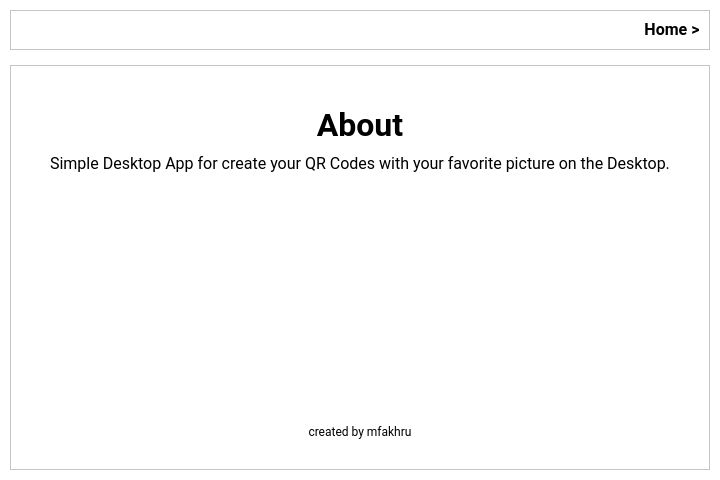
<?xml version="1.0" encoding="UTF-8"?>
<ui version="4.0">
 <class>Form</class>
 <widget class="QWidget" name="Form">
  <property name="geometry">
   <rect>
    <x>0</x>
    <y>0</y>
    <width>720</width>
    <height>480</height>
   </rect>
  </property>
  <property name="windowTitle">
   <string>Form</string>
  </property>
  <property name="styleSheet">
   <string notr="true">QWidget{
	background-color: rgb(255,255,255);
}</string>
  </property>
  <layout class="QVBoxLayout" name="verticalLayout">
   <property name="spacing">
    <number>15</number>
   </property>
   <property name="leftMargin">
    <number>10</number>
   </property>
   <property name="topMargin">
    <number>10</number>
   </property>
   <property name="rightMargin">
    <number>10</number>
   </property>
   <property name="bottomMargin">
    <number>10</number>
   </property>
   <item>
    <widget class="QFrame" name="frame_4">
     <property name="frameShape">
      <enum>QFrame::StyledPanel</enum>
     </property>
     <property name="frameShadow">
      <enum>QFrame::Raised</enum>
     </property>
     <layout class="QHBoxLayout" name="horizontalLayout_3">
      <item>
       <spacer name="horizontalSpacer_4">
        <property name="orientation">
         <enum>Qt::Horizontal</enum>
        </property>
        <property name="sizeHint" stdset="0">
         <size>
          <width>40</width>
          <height>20</height>
         </size>
        </property>
       </spacer>
      </item>
      <item>
       <widget class="QPushButton" name="homeBtn">
        <property name="font">
         <font>
          <family>Roboto</family>
          <pointsize>12</pointsize>
          <weight>75</weight>
          <bold>true</bold>
         </font>
        </property>
        <property name="styleSheet">
         <string notr="true">background-color:white;
border: none;
color: black;</string>
        </property>
        <property name="text">
         <string>Home &gt;</string>
        </property>
       </widget>
      </item>
     </layout>
    </widget>
   </item>
   <item>
    <widget class="QFrame" name="frame">
     <property name="minimumSize">
      <size>
       <width>0</width>
       <height>100</height>
      </size>
     </property>
     <property name="frameShape">
      <enum>QFrame::StyledPanel</enum>
     </property>
     <property name="frameShadow">
      <enum>QFrame::Raised</enum>
     </property>
     <layout class="QVBoxLayout" name="verticalLayout_2">
      <property name="spacing">
       <number>10</number>
      </property>
      <property name="leftMargin">
       <number>30</number>
      </property>
      <property name="topMargin">
       <number>0</number>
      </property>
      <property name="rightMargin">
       <number>30</number>
      </property>
      <property name="bottomMargin">
       <number>30</number>
      </property>
      <item>
       <spacer name="verticalSpacer">
        <property name="orientation">
         <enum>Qt::Vertical</enum>
        </property>
        <property name="sizeType">
         <enum>QSizePolicy::Fixed</enum>
        </property>
        <property name="sizeHint" stdset="0">
         <size>
          <width>20</width>
          <height>40</height>
         </size>
        </property>
       </spacer>
      </item>
      <item>
       <widget class="QLabel" name="label">
        <property name="sizePolicy">
         <sizepolicy hsizetype="Preferred" vsizetype="Fixed">
          <horstretch>0</horstretch>
          <verstretch>0</verstretch>
         </sizepolicy>
        </property>
        <property name="font">
         <font>
          <family>Roboto</family>
          <pointsize>24</pointsize>
          <weight>75</weight>
          <bold>true</bold>
         </font>
        </property>
        <property name="styleSheet">
         <string notr="true"/>
        </property>
        <property name="text">
         <string>About</string>
        </property>
        <property name="alignment">
         <set>Qt::AlignCenter</set>
        </property>
       </widget>
      </item>
      <item>
       <widget class="QLabel" name="label_3">
        <property name="font">
         <font>
          <family>Roboto</family>
          <pointsize>12</pointsize>
         </font>
        </property>
        <property name="text">
         <string>Simple Desktop App for create your QR Codes with your favorite picture on the Desktop.</string>
        </property>
        <property name="alignment">
         <set>Qt::AlignCenter</set>
        </property>
       </widget>
      </item>
      <item>
       <spacer name="verticalSpacer_3">
        <property name="orientation">
         <enum>Qt::Vertical</enum>
        </property>
        <property name="sizeHint" stdset="0">
         <size>
          <width>20</width>
          <height>40</height>
         </size>
        </property>
       </spacer>
      </item>
      <item>
       <widget class="QPushButton" name="mfakhru">
        <property name="font">
         <font>
          <family>Roboto</family>
         </font>
        </property>
        <property name="styleSheet">
         <string notr="true">background-color:white;
border: none;
color: black;</string>
        </property>
        <property name="text">
         <string>created by mfakhru</string>
        </property>
       </widget>
      </item>
     </layout>
    </widget>
   </item>
  </layout>
 </widget>
 <resources/>
 <connections/>
</ui>
